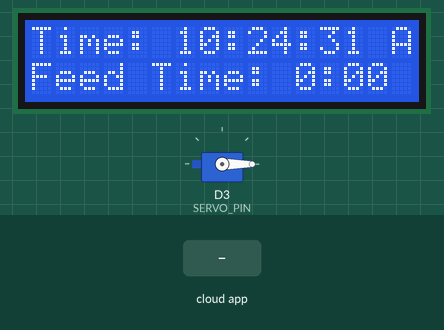
Recording of a sketch running on a simulated ESP8266 (NodeMCU). Shown: 16×2 character LCD, servo. The test bench sets the inputs (shaded band). WiFi joins after 1.5 s; servers stay silent unless stated; network time is answered at once with the bench clock; the local clock reads 2024-03-15 10:24:30 at power-on unless the sketch sets it; no MQTT or app messages arrive unless stated; what the sketch prints to the serial monitor is not drawn.

Above: at 2.7 s.
2.8 s: the phone or cloud app sets onoff to ON
At 3.2 s:
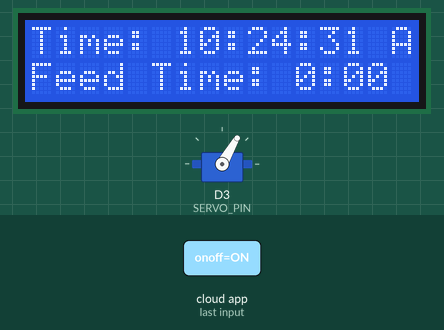
6.8 s: the phone or cloud app sets onoff to Afternoon
At 13.2 s:
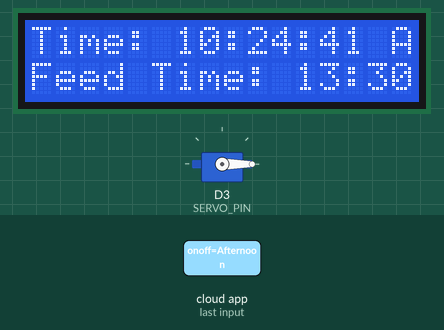
Timing chart, 0 to 14.3 s (numbered marks = the images above; inputs shaded):
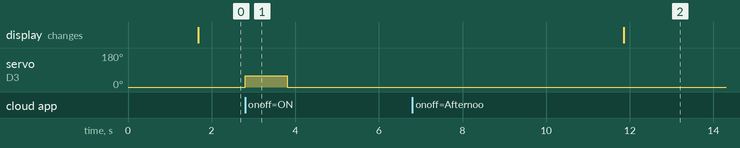

Measured:
- after the input at 2.8 s, servo on D3 (SERVO_PIN): 0° → 60° at once, → 0° 1.0 s later

The sketch:

petfeeder.ino
```cpp
#include <ESP8266WiFi.h>
#include "Adafruit_MQTT.h"
#include "Adafruit_MQTT_Client.h"
#include <Servo.h>
#include <NTPClient.h>
#include <WiFiUdp.h>
#include <LiquidCrystal_I2C.h>
#include <Wire.h>

// WiFi and MQTT Configuration
#define WIFI_SSID "Galaxy-M20"
#define WIFI_PASS "ac312124"
#define MQTT_SERV "io.adafruit.com"
#define MQTT_PORT 1883
#define MQTT_NAME "aschoudhary"
#define MQTT_PASS "1ac95cb8580b4271bbb6d9f75d0668f1"

int SERVO_PIN = D3;
int CLOSE_ANGLE = 0;
int OPEN_ANGLE = 60;

WiFiUDP ntpUDP;
NTPClient timeClient(ntpUDP, "pool.ntp.org", 19800, 60000); // 19800 = IST offset
WiFiClient client;
Adafruit_MQTT_Client mqtt(&client, MQTT_SERV, MQTT_PORT, MQTT_NAME, MQTT_PASS);
Adafruit_MQTT_Subscribe onoff = Adafruit_MQTT_Subscribe(&mqtt, MQTT_NAME "/f/onoff");

Servo servo;
LiquidCrystal_I2C lcd(0x27, 16, 2);

int feed_hour = 0, feed_minute = 0;
bool feed = true;

void setup() {
  Serial.begin(9600);

  // Start LCD and Servo
  Wire.begin(D2, D1); // SDA, SCL
  lcd.begin();
  lcd.backlight();
  servo.attach(SERVO_PIN);
  servo.write(CLOSE_ANGLE);

  // Start WiFi
  WiFi.begin(WIFI_SSID, WIFI_PASS);
  Serial.print("Connecting to WiFi");
  while (WiFi.status() != WL_CONNECTED) {
    delay(500);
    Serial.print(".");
  }
  Serial.println("Connected!");

  // Start MQTT and time client
  mqtt.subscribe(&onoff);
  timeClient.begin();
}

void loop() {
  MQTT_connect();
  timeClient.update();

  int hh = timeClient.getHours();
  int mm = timeClient.getMinutes();
  int ss = timeClient.getSeconds();

  // Display current time
  lcd.setCursor(0, 0);
  lcd.print("Time: ");
  lcd.print(hh > 12 ? hh - 12 : hh);
  lcd.print(":");
  if (mm < 10) lcd.print('0');
  lcd.print(mm);
  lcd.print(":");
  if (ss < 10) lcd.print('0');
  lcd.print(ss);
  lcd.print(hh > 12 ? " PM" : " AM");

  // Display feed time
  lcd.setCursor(0, 1);
  lcd.print("Feed Time: ");
  lcd.print(feed_hour);
  lcd.print(":");
  if (feed_minute < 10) lcd.print('0');
  lcd.print(feed_minute);

  // Read MQTT command
  Adafruit_MQTT_Subscribe *subscription;
  while ((subscription = mqtt.readSubscription(5000))) {
    if (subscription == &onoff) {
      String command = String((char*)onoff.lastread);
      Serial.println("Command: " + command);

      if (command == "ON") {
        open_door();
        delay(1000);
        close_door();
      } else if (command == "Morning") {
        feed_hour = 10;
        feed_minute = 30;
        feed = true;
      } else if (command == "Afternoon") {
        feed_hour = 13;
        feed_minute = 30;
        feed = true;
      } else if (command == "Evening") {
        feed_hour = 18;
        feed_minute = 30;
        feed = true;
      }
    }
  }

  // Auto Feed
  if (hh == feed_hour && mm == feed_minute && feed) {
    open_door();
    delay(1000);
    close_door();
    feed = false; // Avoid multiple feeding in the same minute
  }
}

void MQTT_connect() {
  int8_t ret;
  if (mqtt.connected()) return;

  Serial.print("Connecting to MQTT...");
  uint8_t retries = 3;
  while ((ret = mqtt.connect()) != 0) {
    Serial.println("Failed, retrying...");
    mqtt.disconnect();
    delay(5000);
    if (--retries == 0) {
      while (1); // Infinite loop on failure
    }
  }
  Serial.println("Connected to MQTT!");
}

void open_door() {
  servo.write(OPEN_ANGLE);
  Serial.println("Feeder Opened");
}

void close_door() {
  servo.write(CLOSE_ANGLE);
  Serial.println("Feeder Closed");
}
```
